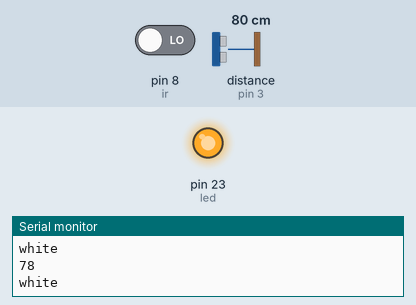
Recording of a sketch running on a simulated Arduino Mega 2560, built with avr-gcc and run on an emulated ATmega2560. Shown: output pins drawn as LEDs (lit = HIGH), the last lines printed to the serial monitor. Wiring (inferred from the names in the program): ultrasonic range finder: trigger pin 2; echo pin 3. The inputs (shaded band) are chosen by the test bench; at power-on: distance to the obstacle (sensor on pin 3) 80 cm, pin 8 (ir) LOW. The echo pulse lasts 58.3 µs per cm; pins used as bus, display or sensor lines are not drawn.

Above: at 1.2 s.
1.3 s: distance to the obstacle (sensor on pin 3) set to 14 cm
2.8 s: distance to the obstacle (sensor on pin 3) set to 11 cm
At 4.0 s:
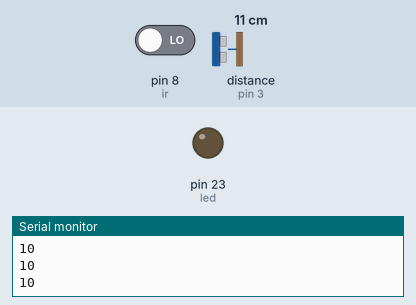
4.3 s: pin 8 (ir) driven HIGH
At 5.2 s:
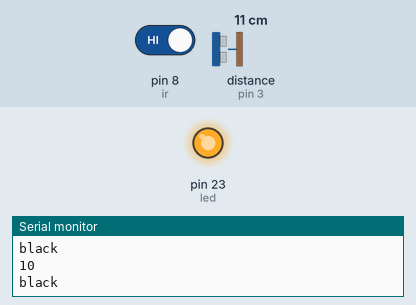
5.8 s: pin 8 (ir) driven LOW
At 7.0 s:
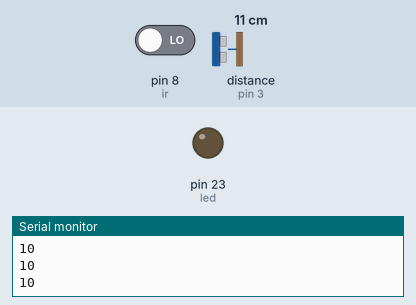
7.3 s: distance to the obstacle (sensor on pin 3) set to 120 cm
At 8.7 s:
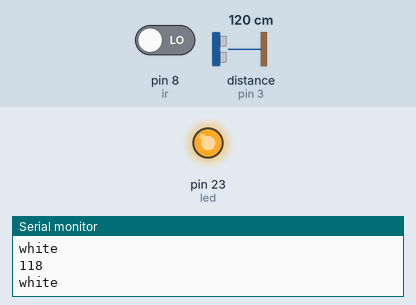
Timing chart, 0 to 9.8 s (numbered marks = the images above; inputs shaded):
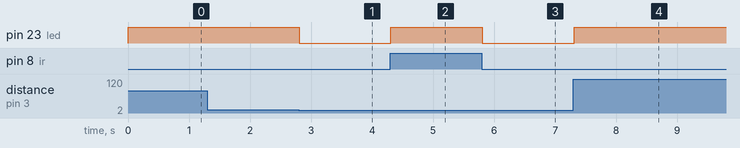

The sketch:

Ultra_Ir_Led.ino
```cpp
int trig = 2;
int echo = 3;
int led = 23;
int ir = 8;
void setup() {
  // put your setup code here, to run once:
  pinMode(trig , OUTPUT);
  pinMode(echo,INPUT);
  pinMode(led,OUTPUT);
  pinMode(ir,INPUT);
  Serial.begin(9600);
}

void loop() {
  // put your main code here, to run repeatedly:
  digitalWrite(trig,LOW);
  delayMicroseconds(2);
  digitalWrite(trig,HIGH);
  delayMicroseconds(10);
  digitalWrite(trig,LOW);
  int reading=digitalRead(ir);
  int Time = pulseIn(echo,HIGH);
  int distance = Time*0.034/2;
  if(distance<11&&reading==1&&distance>0)
  {
  Serial.println("black");
  digitalWrite(led,HIGH);
  }
  else if(distance>11&&reading==0)
  {
  Serial.println("white");
  digitalWrite(led,HIGH);
  }
  else
  digitalWrite(led,LOW);
  Serial.println(distance);
}
```

Measured:
- the behaviour switches between 13 and 12 cm on distance to the obstacle (sensor on pin 3) (found by bisection; images 0 and 1)
- after the input at 2.8 s, pin 23 (led): HIGH → LOW at once
- after the input at 4.3 s, pin 23 (led): LOW → HIGH at once
- after the input at 5.8 s, pin 23 (led): HIGH → LOW at once
- after the input at 7.3 s, pin 23 (led): LOW → HIGH at once
